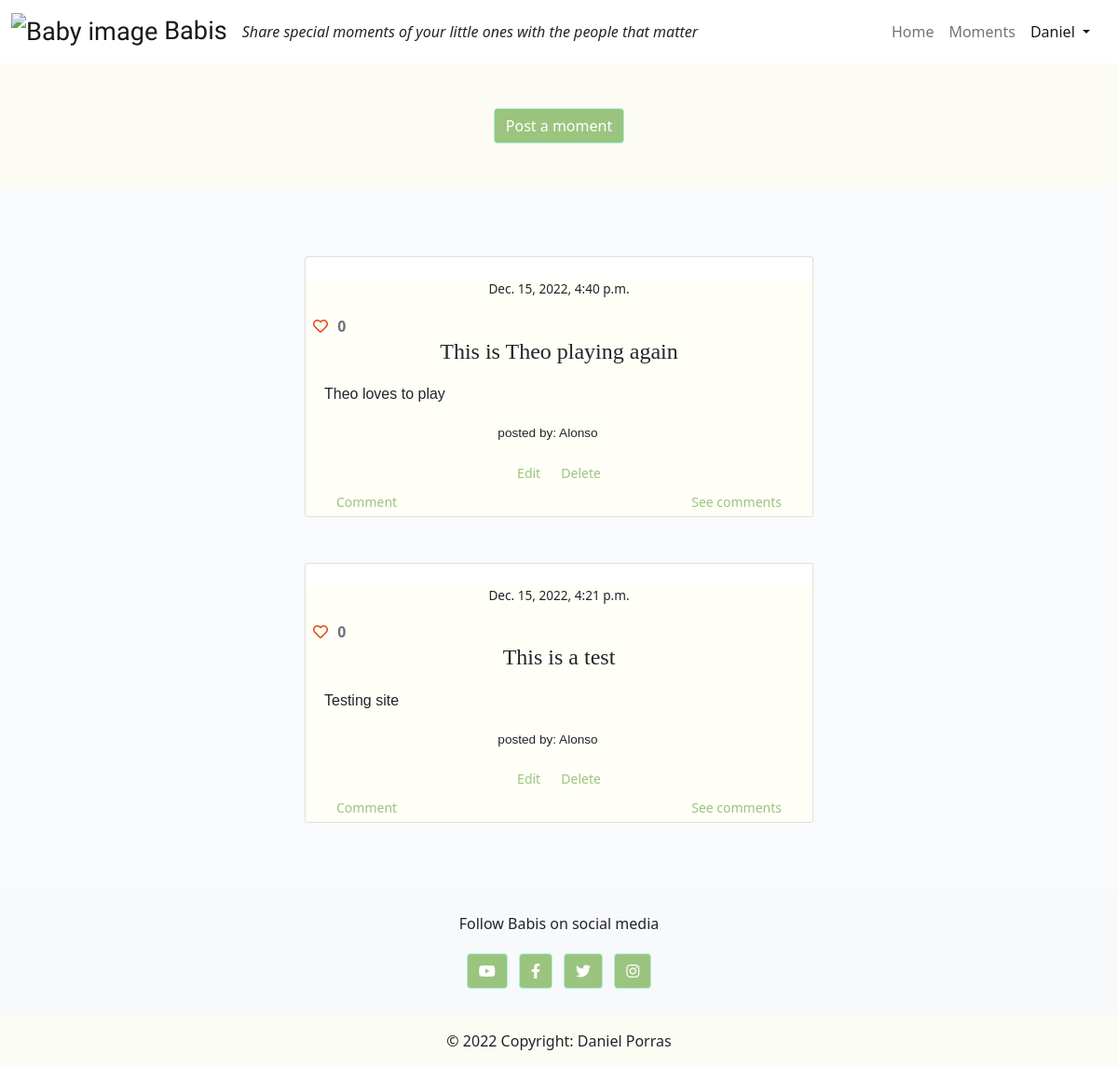
The page /post_detail (signed in) on the database as committed earlier.
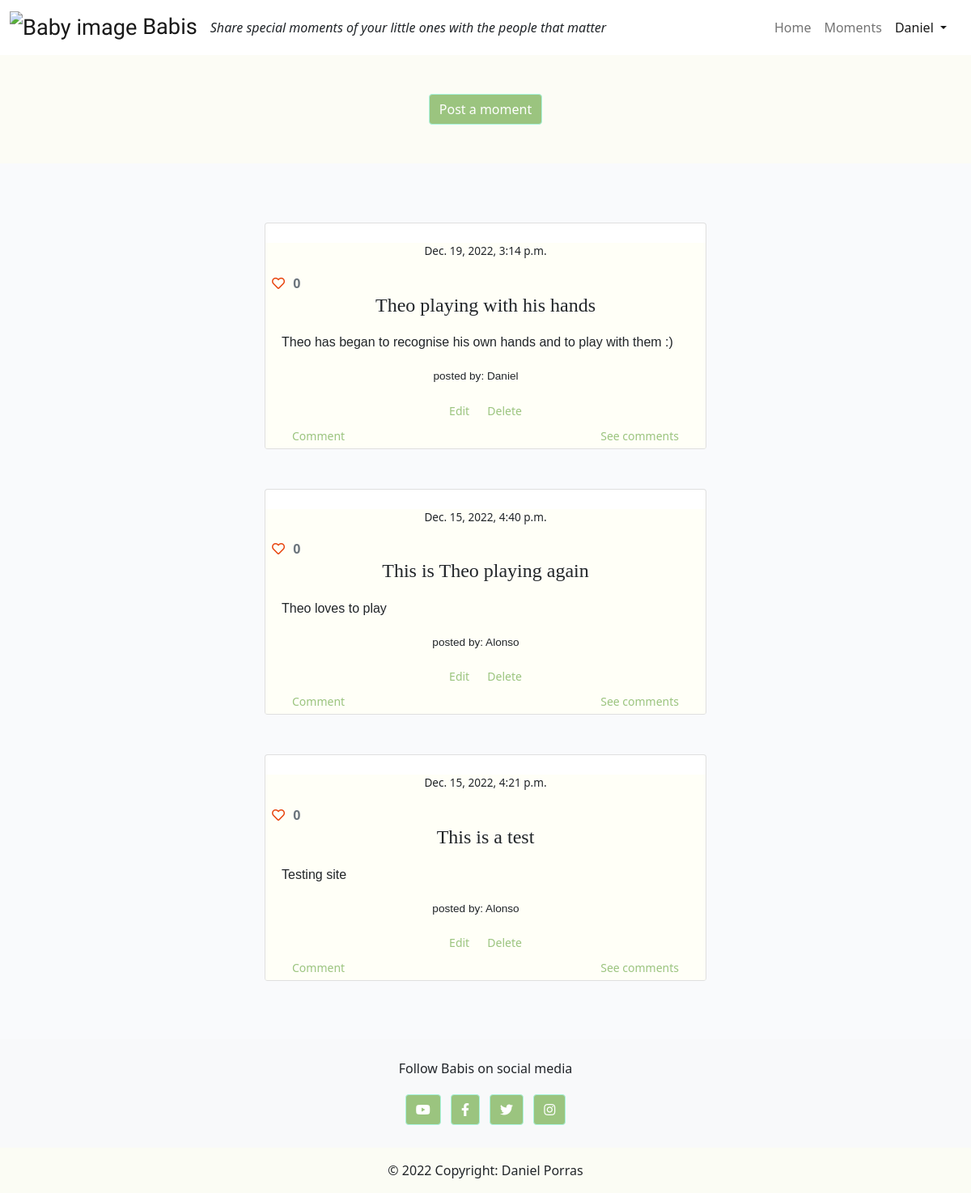
The same page on the database as committed later.
### feedpost/models.py (models this page shows, shortened)
class CustomUser(AbstractUser):
    is_parent = models.BooleanField(default=True)
    is_guest = models.BooleanField(default=False)

class Post(models.Model):
    title = models.CharField(max_length=200, unique=True)
    author = models.ForeignKey(
        CustomUser, on_delete=models.CASCADE, default=True)
    slug = models.SlugField(max_length=200, unique=True)
    content = models.TextField()
    featured_image = CloudinaryField("image", default="placeholder")
    created_at = models.DateTimeField(auto_now_add=True)
    updated_at = models.DateTimeField(auto_now=True)
    deleted_at = models.DateTimeField(auto_now=True)
    likes = models.ManyToManyField(
        CustomUser, related_name="likes", blank=True)
    class Meta:
        verbose_name_plural = "Posts"
        ordering = ["created_at"]
    def number_of_likes(self):
        return self.likes.count()

### feedpost/views.py (the view, shortened to what this page needs)
# urls.py: path("post_detail", views.PostList.as_view(), name="post_detail"),
class PostList(LoginRequiredMixin, ListView):
    model = Post
    template_name = "post_detail.html"
    queryset = Post.objects.order_by("-created_at")
    form_class = PostForm, CommentForm
    def get_context_data(self, **kwargs):
        context = super().get_context_data(user=self.request.user)
        context["commentform"] = CommentForm()
        return context

### templates/post_detail.html (shortened to what this page needs)
{% extends "base.html" %}
{% load static %}
{% block content %}
<div id="intro" class="p-5 text-center post-color">
  <a class="btn btn-primary m-12" href="add_post">Post a moment</a>
</div>
<div class="my-5">
  <div class="container">
    {% for post in post_list %}
    <section class="text-center">
      <div class="row">
        <div class="mx-auto col-md-6 mb-4" style="margin-top:25px">
          <div class="card">
            <div class="bg-image hover-overlay ripple" data-mdb-ripple-color="light">
              <div class="post-color">
                <div>
                  <p class="small_text">{{post.created_at}}</p>
                  <div class="col-1 d-flex justify-content-center">
                    <strong>
                      {% if user.is_authenticated %}
                      <form class="d-inline" action="{% url 'post_like' post.slug %}" method="POST">
                        {% if liked %}
                        <button type="submit" class="btn btn-primary" value="{{post.slug}}" class="btn-like"><i
                            class="fas fa-heart"></i></button>
                        {% else %}
                        <button type="submit" value="{{post.slug}}" class="btn-like"><i
                            class="far fa-heart"></i></button>
                        {% endif %}
                      </form>
                      {% else %}
                      <span class="text-secondary"><i class="far fa-heart"></i></span>
                      {% endif %}
                      <span class="text-secondary">{{ post.number_of_likes }} </span>
                    </strong>
                  </div>
                  <h4 class="card-title title_font medium_font" style="font:bold;">{{ post.title }}
                  </h4>
                </div>
                <div>
                  <p class="card-text secondary_font" style="text-align: justify; margin:20px">{{ post.content }}</p>
                </div>
                <p class="card-text secondary_font d-flex justify-content-center me-4 small_text"> posted by:
                  {{ post.author }}</p>
                {% if user.is_authenticated and user == post.author or user.is_superuser %}
                <span>
                  <a href="{% url 'edit_post' post.pk %}" class="btn btn-link btn-sm">Edit</a>
                  <a href="{% url 'post_delete' post.pk %}" class="btn btn-link btn-sm">Delete</a>
                </span>
                {% endif %}
                <div class="d-flex justify-content-between">
                  <button type="button" class="btn btn-link btn-sm comment-btn d-flex justify-content-start ms-4"
                    data-bs-toggle="modal" data-bs-target="#commentModal" data-post="{{post.id}}">
                    Comment
                  </button>
                  <button class="btn btn-link btn-sm justify-content-end me-4" type="button" data-bs-toggle="collapse"
                    data-bs-target="#collapseExample" aria-expanded="false" aria-controls="collapseExample">
                    See comments
                  </button>
                </div>
              </div>
            </div>
          </div>
        </div>
      </div>
      {% endfor%}
  </div>
</div>
{% endblock content %}

### templates/base.html (shortened to what this page needs)
{% load static %}
<!DOCTYPE html>
<html class="h-100">
<head>
  <link rel="stylesheet" href="https://cdnjs.cloudflare.com/ajax/libs/font-awesome/6.0.0-beta2/css/all.min.css"
/>
  <link rel="stylesheet" href="https://cdnjs.cloudflare.com/ajax/libs/font-awesome/5.15.3/css/all.min.css">
  <link href="https://cdn.jsdelivr.net/npm/bootstrap@5.0.1/dist/css/bootstrap.min.css" rel="stylesheet"
>
  <link rel="stylesheet" href="{% static 'css/style.css' %}">
</head>
<body class="d-flex flex-column h-100 main-bg">
  <nav class="navbar navbar-expand-lg navbar-light bg-white">
    <div class="container-fluid">
      <a class="navbar-brand logo_font large_text light_font white_font" href="{% url 'home' %}">
        <img
          src="https://img.freepik.com/premium-vector/cute-baby-elephant-with-moon-stars-vector-illustration_159446-654.jpg?w=740", alt="Baby image",
          width="60"> Babis
      </a><span class="font_italic">Share special moments of your little ones with the people that matter</span>
      <div class="navbar-nav ms-auto mb-2 mb-lg-0" style="margin-right: 10px; "id="navbarText">
        <ul class="navbar-nav me-auto mb-2 mb-lg-0">
          {% if user.is_authenticated %}
          <li class="nav-item">
            <a class="nav-link" aria-current="page" href="{% url 'home' %}">Home</a>
          </li>
          <li class="nav-item">
            <a class="nav-link" aria-current="page" href="{% url 'post_detail' %}">Moments</a>
          </li>
          <li class="nav-item dropdown">
            <a class="nav-link dropdown-toggle active" id="navbarDropdown" role="button" data-bs-toggle="dropdown"
              aria-expanded="false">
              {{user}}
            </a>
          {% endif %}
        </ul>
      </div>
    </div>
  </nav>
  <main class="flex-shrink-0 main-bg">
    {% block content %}{% endblock content %}
  </main>
  <footer class="bg-light text-lg-start">
    <div class="text-center py-4 align-items-center">
      <p>Follow Babis on social media</p>
      <a href="" class="btn btn-primary m-1" role="button" rel="nofollow" target="_blank">
        <i class="fab fa-youtube"></i>
      </a>
      <a href="" class="btn btn-primary m-1" role="button" rel="nofollow" target="_blank">
        <i class="fab fa-facebook-f"></i>
      </a>
      <a href="" class="btn btn-primary m-1" role="button" rel="nofollow" target="_blank">
        <i class="fab fa-twitter"></i>
      </a>
      <a href="" class="btn btn-primary m-1" role="button" rel="nofollow" target="_blank">
        <i class="fab fa-instagram"></i>
      </a>
    </div>
    <div class="text-center p-3 post-color">
      © 2022 Copyright: Daniel Porras
    </div>
  </footer>
</body>
</html>

### static/css/style.css (style rules this page uses)
body { background-color: #F9FAFC; }
.secondary_font { font-family: "Montserrat", sans-serif; }
.logo_font { font-family: 'DynaPuff', cursive; }
.title_font { font-family: 'Alumni Sans Pinstripe' }
.light_font { font-weight: 300; }
.medium_font { font-weight: 500; }
.large_text { font-size: 1.7rem; }
.small_text { font-size: 0.85rem; }
.font_italic { font-style: italic }
.btn-primary { color: #fff; background-color:rgb(155, 196, 127)!important; border-color: rgb(169, 244, 222)!important; }
.btn-link { font-weight:400; color:rgb(155, 196, 127)!important; text-decoration: none; }
.post-color { background-color: rgba(255, 255, 240, 0.5); }
.btn-like { color: #E84610; border: none; background: transparent; }

Rows that differ between the two databases and show on the page:
added Post: created_at "Dec. 19, 2022, 3:14 p.m.", number_of_likes "0", title "Theo playing with his hands", content "Theo has began to recognise his own hands and to play with them :)", author "Daniel", shows "Edit"
